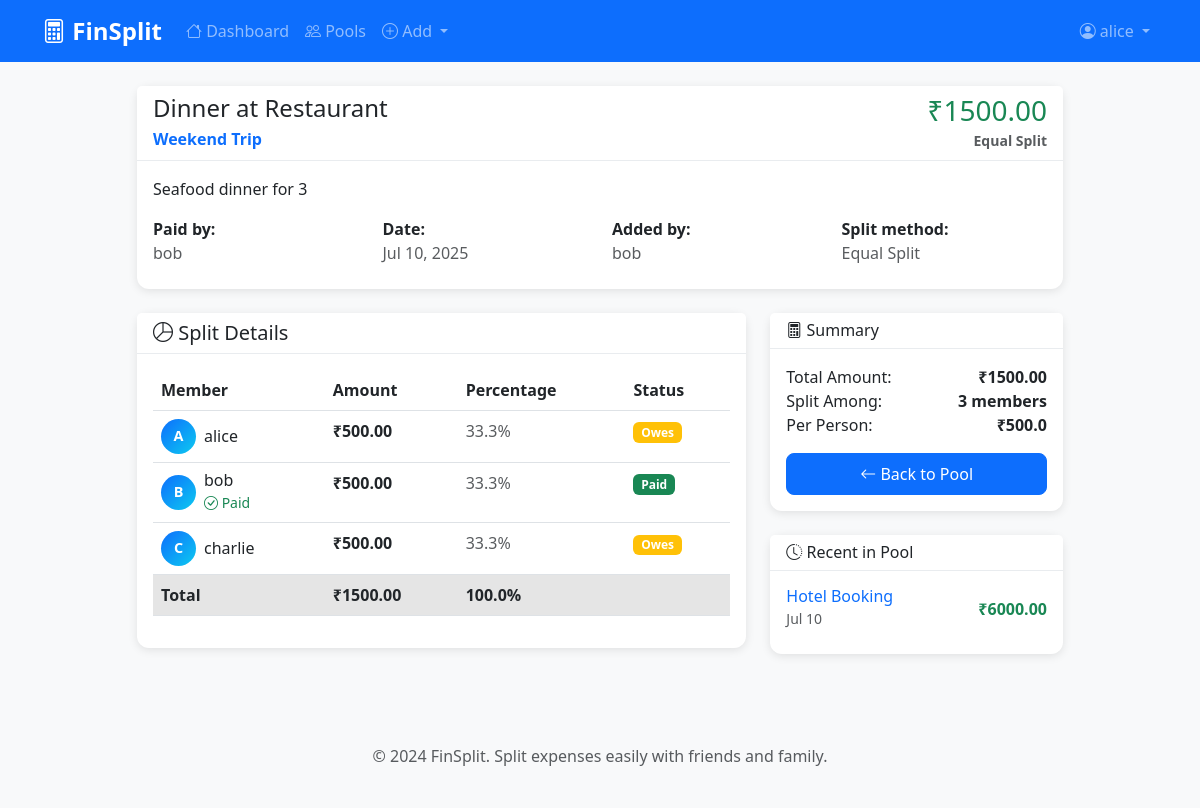
/expenses/2/ (signed in), run on the app's committed database.
### core/models.py (models this page shows, shortened)
class Expense(models.Model):
    pool = models.ForeignKey(Pool, on_delete=models.CASCADE, related_name='expenses')
    title = models.CharField(max_length=200, help_text='What was this expense for?')
    description = models.TextField(blank=True)
    amount = models.DecimalField(
        max_digits=10,
        decimal_places=2,
        validators=[MinValueValidator(Decimal('0.01'))]
    )
    paid_by = models.ForeignKey(User, on_delete=models.CASCADE, related_name='paid_expenses')
    created_by = models.ForeignKey(User, on_delete=models.CASCADE, related_name='created_expenses')
    expense_date = models.DateTimeField(default=timezone.now)
    created_at = models.DateTimeField(auto_now_add=True)
    updated_at = models.DateTimeField(auto_now=True)
    split_method = models.CharField(
        max_length=20,
        choices=[
            ('equal', 'Equal Split'),
            ('percentage', 'Percentage Split'),
            ('manual', 'Manual Split'),
        ],
        default='equal'
    )
    receipt_image = models.ImageField(upload_to='receipts/', blank=True, null=True)
    def get_split_summary(self):
        splits = self.splits.all()
        return {
            'total_amount': self.amount,
            'split_count': splits.count(),
            'splits': [
                {
                    'user': split.user.username,
                    'amount': split.amount,
                    'percentage': (split.amount / self.amount * 100) if self.amount > 0 else 0
                }
                for split in splits
            ]
        }
    class Meta:
        ordering = ['-expense_date', '-created_at']
        verbose_name = "Expense"
        verbose_name_plural = "Expenses"

class Pool(models.Model):
    name = models.CharField(max_length=100, help_text='Name of the expense pool')
    description = models.TextField(blank=True, help_text='Description of the pool')
    created_by = models.ForeignKey(User, on_delete=models.CASCADE, related_name='created_pools')
    members = models.ManyToManyField(User, through='Member', related_name='pools')
    is_active = models.BooleanField(default=True)
    created_at = models.DateTimeField(auto_now_add=True)
    updated_at = models.DateTimeField(auto_now=True)
    default_split_method = models.CharField(
        max_length=20,
        choices=[
            ('equal', 'Equal Split'),
            ('percentage', 'Percentage Split'),
            ('manual', 'Manual Split'),
        ],
        default='equal'
    )
    class Meta:
        ordering = ['-created_at']
        verbose_name = "Pool"
        verbose_name_plural = "Pools"

class ExpenseSplit(models.Model):
    expense = models.ForeignKey(Expense, on_delete=models.CASCADE, related_name='splits')
    user = models.ForeignKey(User, on_delete=models.CASCADE)
    amount = models.DecimalField(
        max_digits=10,
        decimal_places=2,
        validators=[MinValueValidator(Decimal('0.00'))]
    )
    percentage = models.DecimalField(
        max_digits=5,
        decimal_places=2,
        null=True,
        blank=True,
        validators=[MinValueValidator(Decimal('0.00'))]
    )
    class Meta:
        unique_together = ['expense', 'user']
        verbose_name = "Expense Split"
        verbose_name_plural = "Expense Splits"

### core/views.py (the view)
# urls.py: path('expenses/<int:expense_id>/', views.expense_detail, name='expense_detail'),
@login_required
def expense_detail(request, expense_id):
    expense = get_object_or_404(Expense, id=expense_id)
    get_object_or_404(Member, pool=expense.pool, user=request.user, is_active=True)
    splits = expense.splits.all()
    context = {
        'expense': expense,
        'splits': splits,
        'split_summary': expense.get_split_summary(),
    }
    return render(request, 'core/expense_detail.html', context)

### core/templates/core/expense_detail.html (shortened to what this page needs)
{% extends 'core/base.html' %}
{% load custom_filters %}
{% block content %}
<div class="row justify-content-center">
    <div class="col-md-10">
        <div class="card mb-4">
            <div class="card-header">
                <div class="d-flex justify-content-between align-items-start">
                    <div>
                        <h4 class="mb-1">{{ expense.title }}</h4>
                        <p class="text-muted mb-0">
                            <a href="{% url 'core:pool_detail' expense.pool.id %}" class="text-decoration-none">
                                {{ expense.pool.name }}
                            </a>
                        </p>
                    </div>
                    <div class="text-end">
                        <h3 class="text-success mb-0">₹{{ expense.amount }}</h3>
                        <small class="text-muted">{{ expense.get_split_method_display }}</small>
                    </div>
                </div>
            </div>
            <div class="card-body">
                {% if expense.description %}
                <p class="mb-3">{{ expense.description }}</p>
                {% endif %}
                <div class="row">
                    <div class="col-md-3 mb-2">
                        <strong>Paid by:</strong><br>
                        <span class="text-muted">{{ expense.paid_by.username }}</span>
                    </div>
                    <div class="col-md-3 mb-2">
                        <strong>Date:</strong><br>
                        <span class="text-muted">{{ expense.expense_date|date:"M d, Y" }}</span>
                    </div>
                    <div class="col-md-3 mb-2">
                        <strong>Added by:</strong><br>
                        <span class="text-muted">{{ expense.created_by.username }}</span>
                    </div>
                    <div class="col-md-3 mb-2">
                        <strong>Split method:</strong><br>
                        <span class="text-muted">{{ expense.get_split_method_display }}</span>
                    </div>
                </div>
            </div>
        </div>
        <div class="row">
            <div class="col-md-8 mb-4">
                <div class="card">
                    <div class="card-header">
                        <h5 class="mb-0">
                            <i class="bi bi-pie-chart"></i> Split Details
                        </h5>
                    </div>
                    <div class="card-body">
                        {% if splits %}
                            <div class="table-responsive">
                                <table class="table table-hover">
                                    <thead>
                                        <tr>
                                            <th>Member</th>
                                            <th>Amount</th>
                                            <th>Percentage</th>
                                            <th>Status</th>
                                        </tr>
                                    </thead>
                                    <tbody>
                                        {% for split in splits %}
                                        <tr>
                                            <td>
                                                <div class="d-flex align-items-center">
                                                    <div class="member-avatar me-2">
                                                        {{ split.user.username|first|upper }}
                                                    </div>
                                                    <div>
                                                        <h6 class="mb-0">{{ split.user.username }}</h6>
                                                        {% if split.user == expense.paid_by %}
                                                            <small class="text-success">
                                                                <i class="bi bi-check-circle"></i> Paid
                                                            </small>
                                                        {% endif %}
                                                    </div>
                                                </div>
                                            </td>
                                            <td>
                                                <span class="fw-bold">₹{{ split.amount }}</span>
                                            </td>
                                            <td>
                                                <span class="text-muted">{{ split.percentage|floatformat:1 }}%</span>
                                            </td>
                                            <td>
                                                {% if split.user == expense.paid_by %}
                                                    <span class="badge bg-success">Paid</span>
                                                {% else %}
                                                    <span class="badge bg-warning">Owes</span>
                                                {% endif %}
                                            </td>
                                        </tr>
                                        {% endfor %}
                                    </tbody>
                                    <tfoot>
                                        <tr class="table-active">
                                            <th>Total</th>
                                            <th>₹{{ expense.amount }}</th>
                                            <th>100.0%</th>
                                            <th></th>
                                        </tr>
                                    </tfoot>
                                </table>
                            </div>
                        {% else %}
                            <div class="text-center py-4">
                                <i class="bi bi-exclamation-triangle display-4 text-warning mb-3"></i>
                                <h5 class="text-muted">No split information</h5>
                                <p class="text-muted">This expense hasn't been split yet</p>
                            </div>
                        {% endif %}
                    </div>
                </div>
            </div>
            <div class="col-md-4">
                <div class="card mb-4">
                    <div class="card-header">
                        <h6 class="mb-0">
                            <i class="bi bi-calculator"></i> Summary
                        </h6>
                    </div>
                    <div class="card-body">
                        {% if split_summary %}
                            <div class="mb-3">
                                <div class="d-flex justify-content-between">
                                    <span>Total Amount:</span>
                                    <span class="fw-bold">₹{{ split_summary.total_amount }}</span>
                                </div>
                                <div class="d-flex justify-content-between">
                                    <span>Split Among:</span>
                                    <span class="fw-bold">{{ split_summary.split_count }} members</span>
                                </div>
                                {% if expense.split_method == 'equal' %}
                                <div class="d-flex justify-content-between">
                                    <span>Per Person:</span>
                                    <span class="fw-bold">₹{{ expense.amount|floatformat:2|div:split_summary.split_count }}</span>
                                </div>
                                {% endif %}
                            </div>
                        {% endif %}
                        <div class="d-grid">
                            <a href="{% url 'core:pool_detail' expense.pool.id %}" class="btn btn-primary">
                                <i class="bi bi-arrow-left"></i> Back to Pool
                            </a>
                        </div>
                    </div>
                </div>
                <div class="card">
                    <div class="card-header">
                        <h6 class="mb-0">
                            <i class="bi bi-clock-history"></i> Recent in Pool
                        </h6>
                    </div>
                    <div class="card-body">
                        {% for recent_expense in expense.pool.expenses.all|slice:":5" %}
                            {% if recent_expense.id != expense.id %}
                            <div class="d-flex justify-content-between align-items-center mb-2">
                                <div>
                                    <a href="{% url 'core:expense_detail' recent_expense.id %}" class="text-decoration-none">
                                        <h6 class="mb-0">{{ recent_expense.title|truncatechars:20 }}</h6>
                                    </a>
                                    <small class="text-muted">{{ recent_expense.expense_date|date:"M d" }}</small>
                                </div>
                                <span class="fw-bold text-success">₹{{ recent_expense.amount }}</span>
                            </div>
                            {% endif %}
                        {% empty %}
                            <p class="text-muted mb-0">No other expenses</p>
                        {% endfor %}
                    </div>
                </div>
            </div>
        </div>
    </div>
</div>
{% endblock %}

### core/templates/core/base.html (shortened to what this page needs)
<!DOCTYPE html>
<html lang="en">
<head>
    <link href="https://cdn.jsdelivr.net/npm/bootstrap@5.3.0/dist/css/bootstrap.min.css" rel="stylesheet">
    <link href="https://cdn.jsdelivr.net/npm/bootstrap-icons@1.10.0/font/bootstrap-icons.css" rel="stylesheet">
    {% load static %}
    <link rel="stylesheet" href="{% static 'core/css/style.css' %}">
</head>
<body>
    <nav class="navbar navbar-expand-lg navbar-dark bg-primary">
        <div class="container">
            <a class="navbar-brand fw-bold" href="{% url 'core:home' %}">
                <i class="bi bi-calculator"></i> FinSplit
            </a>
            <div class="collapse navbar-collapse" id="navbarNav">
                {% if user.is_authenticated %}
                <ul class="navbar-nav me-auto">
                    <li class="nav-item">
                        <a class="nav-link" href="{% url 'core:dashboard' %}">
                            <i class="bi bi-house"></i> Dashboard
                        </a>
                    </li>
                    <li class="nav-item">
                        <a class="nav-link" href="{% url 'core:pool_list' %}">
                            <i class="bi bi-people"></i> Pools
                        </a>
                    </li>
                    <li class="nav-item dropdown">
                        <a class="nav-link dropdown-toggle" href="#" role="button" data-bs-toggle="dropdown">
                            <i class="bi bi-plus-circle"></i> Add
                        </a>
                    </li>
                </ul>
                <ul class="navbar-nav">
                    <li class="nav-item dropdown">
                        <a class="nav-link dropdown-toggle" href="#" role="button" data-bs-toggle="dropdown">
                            <i class="bi bi-person-circle"></i> {{ user.username }}
                        </a>
                    </li>
                </ul>
                {% endif %}
            </div>
        </div>
    </nav>
    <main class="container my-4">
        {% block content %}{% endblock %}
    </main>
    <footer class="bg-light text-center text-muted py-4 mt-5">
        <div class="container">
            <p>&copy; 2024 FinSplit. Split expenses easily with friends and family.</p>
        </div>
    </footer>
    {% load static %}
</body>
</html>

### data on the page
Expense: title "Dinner at Restaurant", pool.name "Weekend Trip", amount "1500.00", split_method "Equal Split", description "Seafood dinner for 3", paid_by.username "bob", expense_date "Jul 10, 2025", created_by.username "bob", total_amount "1500.00", amount|div "500.0"
ExpenseSplit: user.username|first "A", user.username "alice", amount "500.00", percentage "33.3", shows "Owes"
ExpenseSplit: user.username|first "B", user.username "bob", shows "Paid", amount "500.00", percentage "33.3"
ExpenseSplit: user.username|first "C", user.username "charlie", amount "500.00", percentage "33.3", shows "Owes"
Expense: title "Hotel Booking", expense_date "Jul 10", amount "6000.00"

### other printed values
{{ user.username }} "alice"
{{ split_summary.split_count }} "3"
